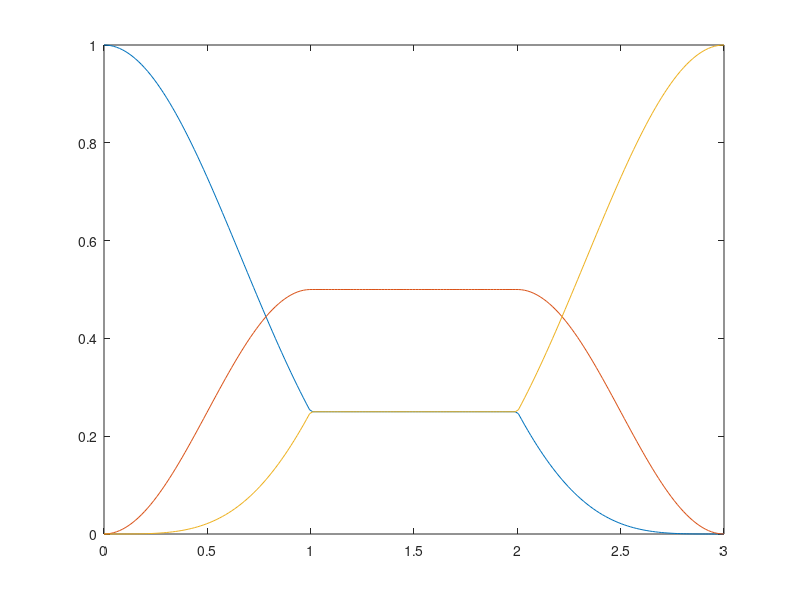

MATLAB code to generate this figure:
function Fig_2a
    Delta = 0;
    c_0 = [1; 0; 0];
    function ab = coeff(t,A,phi)
        Omega_0 = A*exp(-1j*phi);
        Omega_R = sqrt(Delta.^2 + abs(Omega_0).^2);
        ab(1) = cos(t*pi/2*Omega_R/(pi)) - 1j * Delta/Omega_R * sin(t*pi/2*Omega_R/(pi));
        ab(2) = 1j * Omega_0/Omega_R * sin(t*pi/2*Omega_R/(pi));
        ab = [ab(1), ab(2)];
    end
    
    function U = propagator(t,A,phi)
    ab = coeff(t,A,phi);
    a = ab(1);
    b = ab(2);
    U = [sqrt(4)/2*a.^2, sqrt(2)/1*a*b, sqrt(4)/2*b.^2;
        -sqrt(2)/1*a*conj(b), sqrt(1)/1*a*conj(a) - sqrt(1)/1*b*conj(b), sqrt(2)/1*conj(a)*b;
        sqrt(4)/2*conj(b).^2, -sqrt(2)/1*conj(a)*conj(b), sqrt(4)/2*conj(a).^2];
    end
    
    function c = propagation(t)
        if t <=1 
            c = propagator(t,pi/2,0)*c_0;
        elseif t<=2
            c = propagator(t-1,pi,pi/2)*propagator(1,pi/2,0)*c_0;
        else
            c= propagator(t-2,pi/2,0)*propagator(1,pi,pi/2)*propagator(1,pi/2,0)*c_0;
        end
    end
    c = [];
    t_interval = linspace(0,3,200);
    for t = t_interval
        c = [c propagation(t)];
    end
    plot(t_interval, (abs(c(1,:))).^2, '-', t_interval, (abs(c(2,:))).^2, '-', t_interval, (abs(c(3,:))).^2, '-');
    ylim([0, 1]);
end